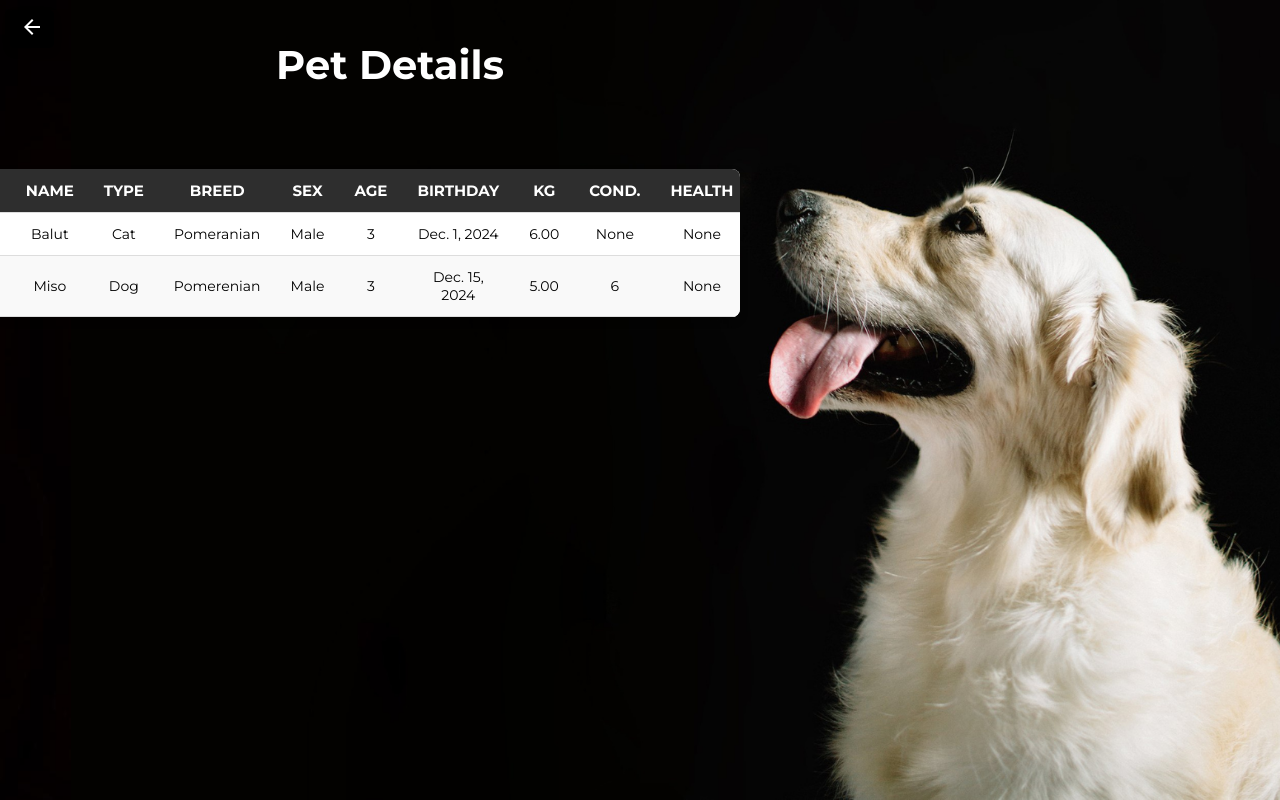
Before: /pets/ (signed in) with the older database file.
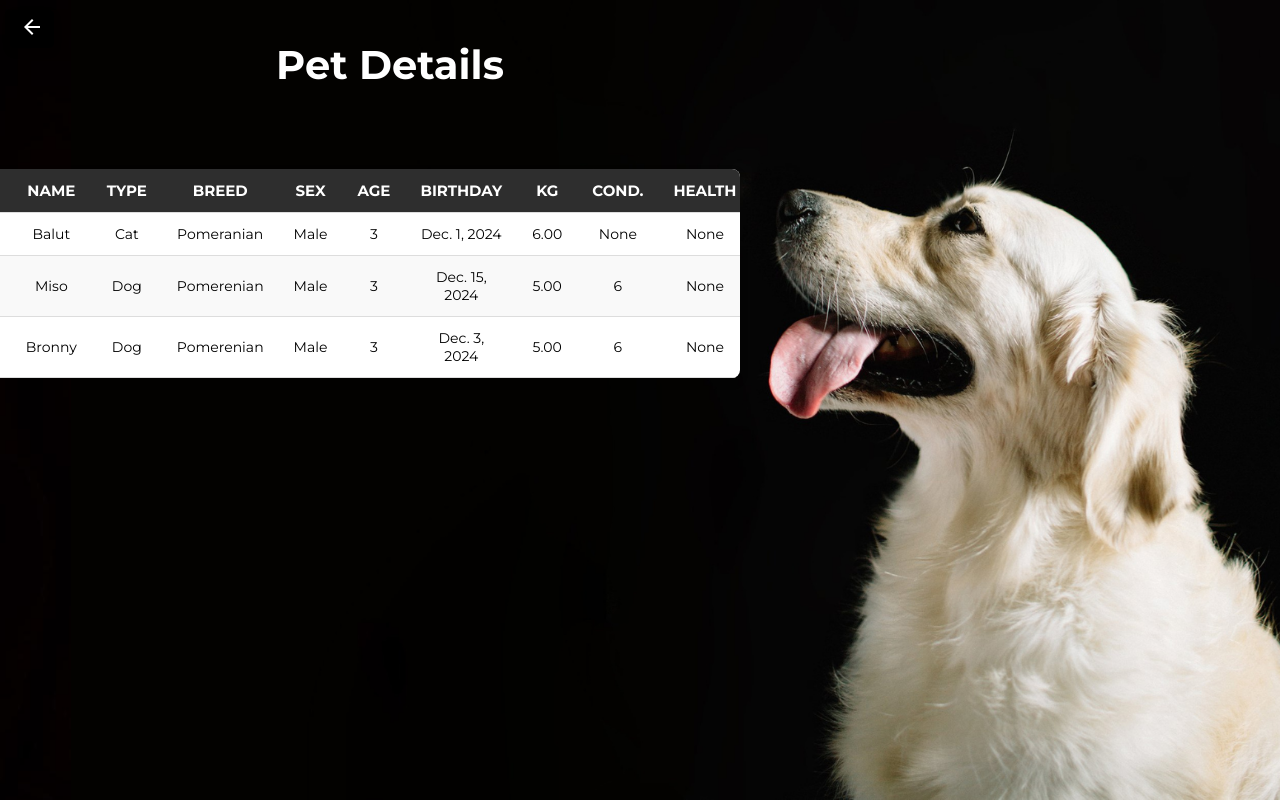
After: the same page with the newer database file.
### app/models.py (models this page shows, shortened)
class Pets(models.Model):
    user = models.ForeignKey(User, on_delete=models.CASCADE, related_name="pets")
    pet_name = models.CharField(max_length=30, null=True, blank=True)
    pet_type = models.CharField(max_length=30, null=True, blank=True)
    pet_breed = models.CharField(max_length=30, null=True, blank=True)
    pet_sex = models.CharField(max_length=30, null=True, blank=True)
    pet_age = models.IntegerField(blank=True, null=True)
    pet_birthday = models.DateField(null=True, blank=True)
    pet_condition = models.CharField(max_length=30, null=True, blank=True)
    pet_health = models.CharField(max_length=30, null=True, blank=True)
    pet_weight = models.DecimalField(max_digits=5, decimal_places=2, null=True, blank=True)

### app/views.py (the view)
# urls.py: path('pets/', views.pet_list, name='admin_pets'),
@login_required
def pet_list(request):
    pets = Pets.objects.all()
    return render(request, 'admin-update-pet.html', {'pets': pets})

### app/templates/admin-update-pet.html (shortened to what this page needs)
{% load static %}
<!DOCTYPE html>
<html lang="en">
<head>
    <link rel="stylesheet" href="{% static 'css/adminregpets.css' %}">
</head>
<body>
<div class="admin-pets-page">
    <a href="{% url 'admin-home' %}" class="home-btn">
        <button class="home-btn-button">
            <svg xmlns="http://www.w3.org/2000/svg" height="24px" viewBox="0 -960 960 960" width="24px" fill="#FFFFFF">
                <path d="m313-440 224 224-57 56-320-320 320-320 57 56-224 224h487v80H313Z"/>
            </svg>
        </button>
    </a>
    <div class="admin-pets-main-text">
        <p>Pet Details</p>
    </div>
    <div class="admin-pets-content">
        {% if pets %}
        <div class="admin-pets-table-container">
            <table class="admin-pets-table">
                <thead>
                    <tr>
                        <th>#</th>
                        <th>Name</th>
                        <th>Type</th>
                        <th>Breed</th>
                        <th>Sex</th>
                        <th>Age</th>
                        <th>Birthday</th>
                        <th>Kg</th>
                        <th>Cond.</th>
                        <th>Health</th>
                    </tr>
                </thead>
                <tbody>
                    {% for pet in pets %}
                    <tr class="clickable-row" data-id="{{ pet.id }}"
                        data-name="{{ pet.pet_name }}" data-type="{{ pet.pet_type }}"
                        data-breed="{{ pet.pet_breed }}" data-sex="{{ pet.pet_sex }}"
                        data-age="{{ pet.pet_age }}" data-birthday="{{ pet.pet_birthday }}"
                        data-weight="{{ pet.pet_weight }}" data-condition="{{ pet.pet_condition }}"
                        data-health="{{ pet.pet_health }}">
                        <td>{{ forloop.counter }}</td>
                        <td>{{ pet.pet_name }}</td>
                        <td>{{ pet.pet_type }}</td>
                        <td>{{ pet.pet_breed }}</td>
                        <td>{{ pet.pet_sex }}</td>
                        <td>{{ pet.pet_age }}</td>
                        <td>{{ pet.pet_birthday }}</td>
                        <td>{{ pet.pet_weight }}</td>
                        <td>{{ pet.pet_condition }}</td>
                        <td>{{ pet.pet_health }}</td>
                    </tr>
                    {% endfor %}
                </tbody>
            </table>
        </div>
        {% else %}
        <div class="admin-pets-no-appointments">
            <h2>No Pets Registered</h2>
            <p>There are currently no pets registered.</p>
        </div>
        {% endif %}
    </div>
</div>
</body>
</html>

Changed rows visible on the page:
added Pets: pet_name "Bronny", pet_type "Dog", pet_breed "Pomerenian", pet_sex "Male", pet_age "3", pet_birthday "Dec. 3, 2024", pet_weight "5.00", pet_condition "6", pet_health "None"
